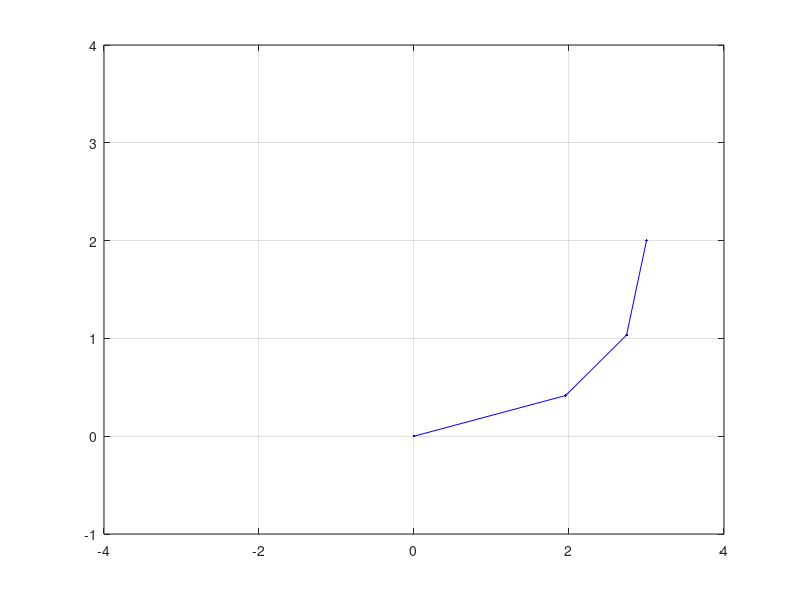

Source code (MATLAB):
clc, clear     % Robot Tip Position
format compact % (Inverse Kinematics & fminseartch())
function [x3, y3] = RRR(q1, q2, q3) % compute the joint positions
[x0, y0] = deal(0);
x1 = x0 + 2*cosd(q1);      y1 = y0 + 2*sind(q1);
x2 = x1 + cosd(q1+q2);     y2 = y1 + sind(q1+q2);
x3 = x2 + cosd(q1+q2+q3);  y3 = y2 + sind(q1+q2+q3);
plot([x0,x1,x2,x3],[y0,y1,y2,y3],'b.-');
xlim([-4,4]); ylim([-1,4]); grid
end
function [J] = RRR_Cost(z) % Return distance from specified point
[x0, y0] = deal(3,2); % Point
[x3, y3] = RRR(z(1), z(2), z(3));
J = sqrt( (x3-x0)^2 + (y3-y0)^2 );
end
[Z,e] = fminsearch(@RRR_Cost,[10,20,30])